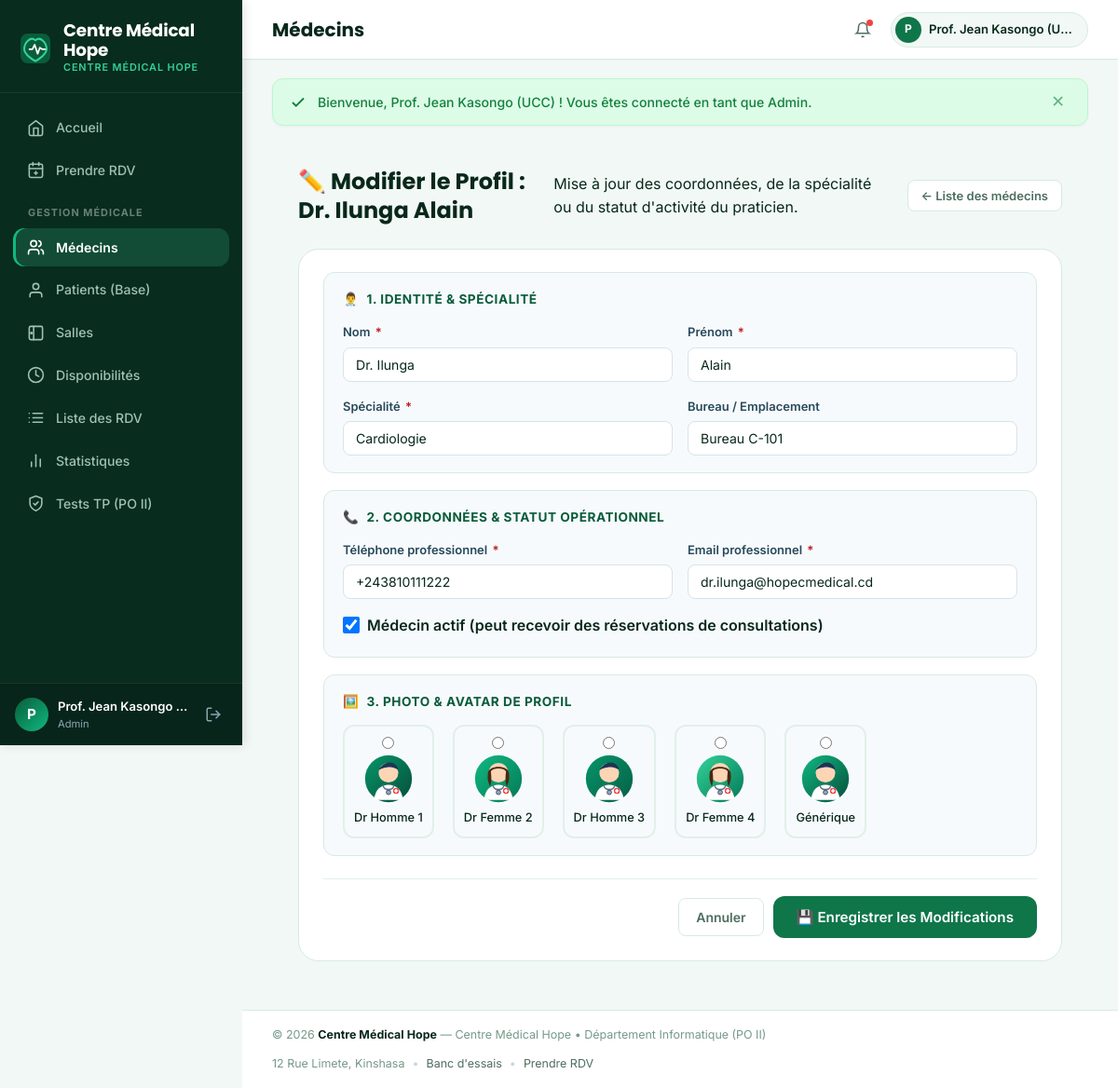
The app's page /medecins/modifier.php?id=1 (signed in) with its own data.
### tables this page shows
CREATE TABLE IF NOT EXISTS medecins (
    id INT AUTO_INCREMENT PRIMARY KEY,
    nom VARCHAR(100) NOT NULL,
    prenom VARCHAR(100) NOT NULL,
    specialite VARCHAR(100) NOT NULL,
    telephone VARCHAR(30) NOT NULL,
    email VARCHAR(150) NOT NULL UNIQUE,
    bureau VARCHAR(50) NULL,
    photo VARCHAR(255) DEFAULT 'assets/images/doctor-default.png',
    actif TINYINT(1) DEFAULT 1,
    date_creation DATETIME DEFAULT CURRENT_TIMESTAMP
);

### config/database.php (called while the page is built, shortened)
<?php
function e($string) {
    return htmlspecialchars($string ?? '', ENT_QUOTES, 'UTF-8');
}

### medecins/modifier.php (the view, shortened to what this page needs)
<?php
require_once __DIR__ . '/../config/database.php';
$id = (int)($_GET['id'] ?? 0);
$stmt = $pdo->prepare("SELECT * FROM medecins WHERE id = ?");
$stmt->execute([$id]);
$medecin = $stmt->fetch();
$nom = $medecin['nom'];
$prenom = $medecin['prenom'];
$specialite = $medecin['specialite'];
$telephone = $medecin['telephone'];
$email = $medecin['email'];
$bureau = $medecin['bureau'];
$photo = $medecin['photo'];
$actif = (int)$medecin['actif'];
require_once __DIR__ . '/../includes/header.php';
?>
<div class="container" style="max-width: 860px;">
    <div class="page-header">
        <div class="page-header-left">
            <h2>✏️ Modifier le Profil : <?= e($medecin['nom']) ?> <?= e($medecin['prenom']) ?></h2>
            <p>Mise à jour des coordonnées, de la spécialité ou du statut d'activité du praticien.</p>
        </div>
        <div class="page-header-actions">
            <a href="<?= BASE_URL ?>/medecins/index.php" class="btn btn-secondary btn-sm">
                ← Liste des médecins
            </a>
        </div>
    </div>
    <div class="card" style="box-shadow: var(--s-md);">
        <form method="POST" action="">
            <div class="form-section" style="margin-top: 0;">
                <div class="form-section-title">
                    <span>👨‍⚕️</span> 1. Identité & Spécialité
                </div>
                <div class="form-row">
                    <div class="form-group" style="margin-bottom: 0;">
                        <label class="form-label">Nom <span class="required">*</span></label>
                        <input type="text" name="nom" class="form-control" value="<?= e($nom) ?>" required>
                    </div>
                    <div class="form-group" style="margin-bottom: 0;">
                        <label class="form-label">Prénom <span class="required">*</span></label>
                        <input type="text" name="prenom" class="form-control" value="<?= e($prenom) ?>" required>
                    </div>
                </div>
                <div class="form-row" style="margin-top: 16px;">
                    <div class="form-group" style="margin-bottom: 0;">
                        <label class="form-label">Spécialité <span class="required">*</span></label>
                        <input type="text" name="specialite" class="form-control" value="<?= e($specialite) ?>" required>
                    </div>
                    <div class="form-group" style="margin-bottom: 0;">
                        <label class="form-label">Bureau / Emplacement</label>
                        <input type="text" name="bureau" class="form-control" value="<?= e($bureau) ?>">
                    </div>
                </div>
            </div>
            <div class="form-section">
                <div class="form-section-title">
                    <span>📞</span> 2. Coordonnées & Statut Opérationnel
                </div>
                <div class="form-row">
                    <div class="form-group" style="margin-bottom: 0;">
                        <label class="form-label">Téléphone professionnel <span class="required">*</span></label>
                        <input type="text" name="telephone" class="form-control" value="<?= e($telephone) ?>" required>
                    </div>
                    <div class="form-group" style="margin-bottom: 0;">
                        <label class="form-label">Email professionnel <span class="required">*</span></label>
                        <input type="email" name="email" class="form-control" value="<?= e($email) ?>" required>
                    </div>
                </div>
                <div style="margin-top: 16px;">
                    <label style="display: inline-flex; align-items: center; gap: 8px; font-weight: 600; cursor: pointer;">
                        <input type="checkbox" name="actif" value="1" <?= $actif ? 'checked' : '' ?> style="width: 18px; height: 18px;">
                        <span>Médecin actif (peut recevoir des réservations de consultations)</span>
                    </label>
                </div>
            </div>
            <div class="form-section">
                <div class="form-section-title">
                    <span>🖼️</span> 3. Photo & Avatar de Profil
                </div>
                <div style="display: flex; gap: 20px; align-items: center; flex-wrap: wrap;">
                    <?php
                    $avatarsDispo = [
                        'assets/images/doctor1.svg' => 'Dr Homme 1',
                        'assets/images/doctor2.svg' => 'Dr Femme 2',
                        'assets/images/doctor3.svg' => 'Dr Homme 3',
                        'assets/images/doctor4.svg' => 'Dr Femme 4',
                        'assets/images/doctor-default.svg' => 'Générique'
                    ];
                    foreach ($avatarsDispo as $path => $label): ?>
                        <label style="cursor: pointer; text-align: center; font-size: 0.8rem; background: var(--white); border: 2px solid <?= $photo === $path ? 'var(--primary)' : 'var(--border)' ?>; border-radius: var(--r-md); padding: 10px; transition: var(--t-fast);">
                            <input type="radio" name="photo" value="<?= $path ?>" <?= $photo === $path ? 'checked' : '' ?> style="margin-bottom: 6px;">
                            <img src="<?= BASE_URL ?>/<?= $path ?>" alt="<?= $label ?>" style="width: 52px; height: 52px; border-radius: 50%; object-fit: cover; margin: 0 auto; display: block; border: 2px solid var(--blue-100);">
                            <span style="display: block; margin-top: 6px; font-weight: 500;"><?= $label ?></span>
                        </label>
                    <?php endforeach; ?>
                </div>
            </div>
            <div class="form-actions">
                <a href="<?= BASE_URL ?>/medecins/index.php" class="btn btn-secondary">Annuler</a>
                <button type="submit" class="btn btn-primary btn-lg">
                    💾 Enregistrer les Modifications
                </button>
            </div>
        </form>
    </div>
</div>
<?php require_once __DIR__ . '/../includes/footer.php'; ?>

### assets/css/style.css (style rules this page uses)
:root { --sidebar-bg: #082c1e; --sidebar-hover: #0d3c2a; --sidebar-active: #124c36; --sidebar-border: rgba(255, 255, 255, 0.08); --sidebar-text: #9fc2b2; --sidebar-text-hi: #ffffff; --teal-700: #06432b; --teal-600: #095c3b; --teal-500: #0f764a; --teal-400: #169b62; --teal-300: #22c55e; --teal-100: #d1fae5; --teal-50: #ecfdf5; --page-bg: #f2f8f5; --card-bg: #ffffff; --card-border: #d6ebe0; --card-border-alt: #c8e4d4; --text-main: #08281b; --text-muted: #4d6e5f; --text-light: #769989; --border-subtle: #e1f0e8; --green-bg: #dcfce7; --green-text: #15803d; --green-border: #bbf7d0; --red-bg: #fee2e2; --red-text: #b91c1c; --red-border: #fecaca; --amber-bg: #fef3c7; --amber-text: #b45309; --amber-border: #fde68a; --blue-bg: #e6f7ef; --blue-text: #095c3b; --blue-border: #a7f3d0; --r-xs: 4px; --r-sm: 8px; --r-md: 12px; --r-lg: 16px; --r-xl: 22px; --r-full: 9999px; --shadow-sm: 0 1px 3px rgba(9, 34, 49, 0.04); --shadow-md: 0 4px 12px rgba(9, 34, 49, 0.05); --shadow-lg: 0 10px 24px rgba(9, 34, 49, 0.08); --t-fast: all 0.15s ease; --t-base: all 0.22s cubic-bezier(0.4, 0, 0.2, 1); --border-color: #d6ebe0; --border: #e1f0e8; --text-primary: #08281b; --text-secondary: #4d6e5f; --primary: #0f764a; --success-light: #dcfce7; --info-light: #e6f7ef; --danger-light: #fee2e2; --warning-light: #fef3c7; --grad-teal: linear-gradient(135deg, #095c3b, #10b981); }
*, *::before, *::after { box-sizing: border-box; margin: 0; padding: 0; }
html { font-size: 16px; scroll-behavior: smooth; }
body.app-body { font-family: 'Inter', -apple-system, BlinkMacSystemFont, 'Segoe UI', Roboto, sans-serif; background-color: var(--page-bg); color: var(--text-main); line-height: 1.55; min-height: 100vh; -webkit-font-smoothing: antialiased; margin: 0; padding: 0; }
h1, h2, h3, h4, h5, h6 { font-family: 'Poppins', 'Inter', sans-serif; font-weight: 700; color: var(--text-main); line-height: 1.3; }
a { color: var(--teal-500); text-decoration: none; transition: var(--t-fast); }
img { max-width: 100%; display: block; }
.btn { display: inline-flex; align-items: center; justify-content: center; gap: 8px; padding: 9px 18px; font-size: 0.875rem; font-weight: 600; font-family: inherit; border-radius: var(--r-sm); border: 1.5px solid transparent; cursor: pointer; transition: var(--t-fast); text-decoration: none; white-space: nowrap; }
.btn-primary { background-color: var(--teal-500); color: #ffffff !important; }
.btn-secondary { background: #ffffff; color: var(--text-muted); border-color: var(--card-border); }
.btn-sm { padding: 6px 14px; font-size: 0.8125rem; }
.btn-lg { padding: 12px 24px; font-size: 0.95rem; border-radius: var(--r-md); }
.card { background-color: var(--card-bg); border: 1px solid var(--card-border); border-radius: var(--r-xl); padding: 24px 26px; box-shadow: var(--shadow-sm); margin-bottom: 24px; }
.form-group { margin-bottom: 18px; }
.form-label { display: block; font-size: 0.8125rem; font-weight: 600; color: #27495b; margin-bottom: 6px; }
.required { color: var(--red-text); margin-left: 2px; }
.form-control { display: block; width: 100%; padding: 9px 13px; font-size: 0.88rem; font-family: inherit; color: var(--text-main); background-color: #ffffff; border: 1.5px solid #d4e4ec; border-radius: var(--r-sm); transition: var(--t-fast); }
.form-control::placeholder { color: #9cb4c2; }
.form-row { display: grid; grid-template-columns: repeat(auto-fit, minmax(220px, 1fr)); gap: 16px; }
.form-actions { display: flex; align-items: center; justify-content: flex-end; gap: 10px; margin-top: 24px; padding-top: 18px; border-top: 1px solid var(--border-subtle); }
.form-section { background-color: #f7fafc; border: 1px solid var(--card-border); border-radius: var(--r-md); padding: 18px 20px; margin: 18px 0; }
.form-section-title { font-size: 0.85rem; font-weight: 700; color: var(--teal-600); text-transform: uppercase; letter-spacing: 0.04em; margin-bottom: 14px; display: flex; align-items: center; gap: 8px; }
.container { width: 100%; max-width: 1200px; margin: 0 auto; padding: 0 20px; }
.page-header { display: flex; align-items: center; justify-content: space-between; gap: 20px; margin-bottom: 26px; flex-wrap: wrap; }
.page-header-left { display: flex; align-items: center; gap: 16px; flex: 1; min-width: 0; }
.page-header-actions { display: flex; align-items: center; gap: 10px; flex-wrap: wrap; }

### records on screen
medecins: nom "Dr. Ilunga", prenom "Alain", specialite "Cardiologie", bureau "Bureau C-101", telephone "+243810111222", email "dr.ilunga@hopecmedical.cd", actif "☑", photo "☐ Dr Homme 1", photo "☐ Dr Femme 2", photo "☐ Dr Homme 3", photo "☐ Dr Femme 4", photo "☐ Générique"

### other values on screen
substr($_SESSION['utilisateur_nom'] ?? 'U', 0, 1) "P"
$_SESSION['utilisateur_nom'] "Prof. Jean Kasongo…"
$_SESSION['utilisateur_role'] "Admin"
$sectionName "Médecins"
substr($_SESSION['utilisateur_nom'] ?? 'A', 0, 1) "P"
$_SESSION['utilisateur_nom'] "Prof. Jean Kasongo (U…"
$msg['text'] "Bienvenue, Prof. Jean Kasongo (UCC) ! Vous êtes connecté en tant que Admin."
$label "Dr Homme 1"
$label "Dr Femme 2"
$label "Dr Homme 3"
$label "Dr Femme 4"
$label "Générique"
